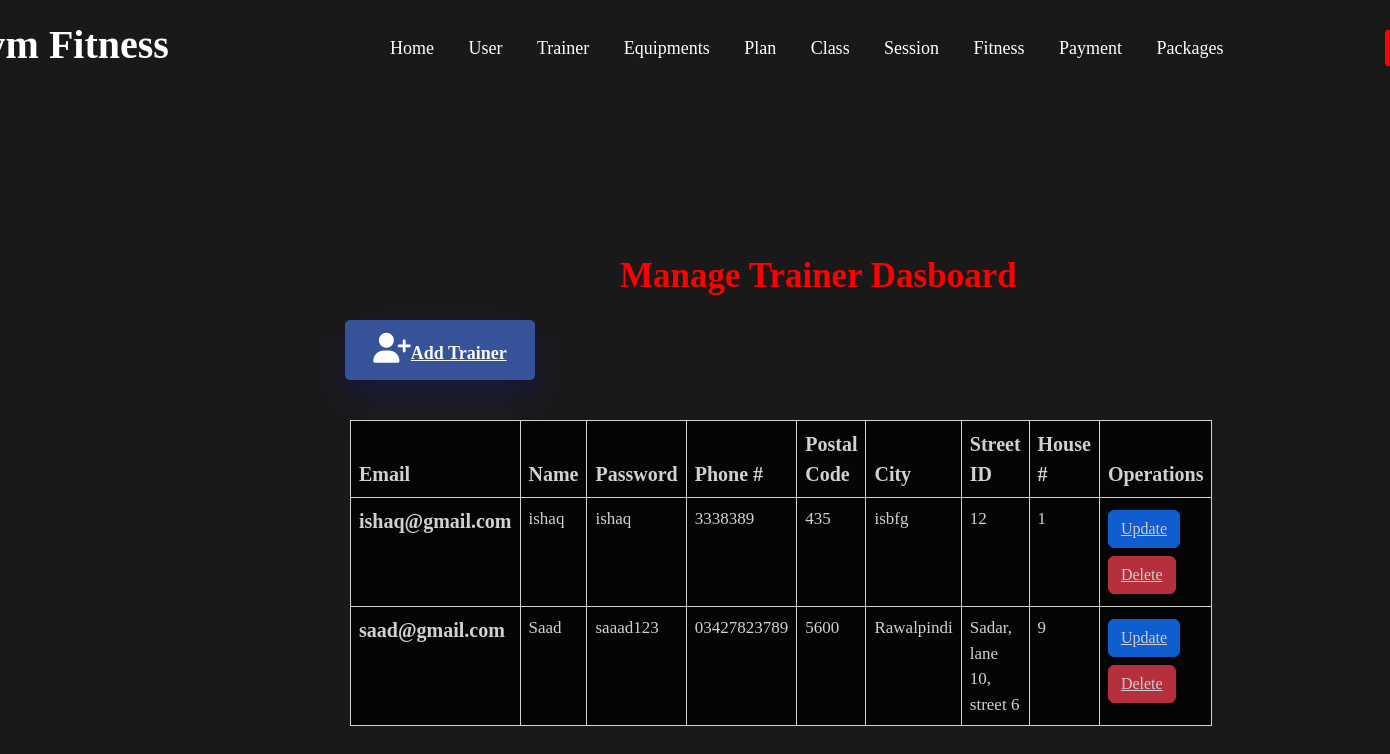
The app's page /trainerData.php with its own data.
### tables this page shows
CREATE TABLE `trainer` (
  `traineremail` varchar(50) NOT NULL,
  `trainername` varchar(50) NOT NULL,
  `password` varchar(50) NOT NULL,
  `phoneNum` varchar(50) NOT NULL,
  `postacode` varchar(50) NOT NULL,
  `city` varchar(50) NOT NULL,
  `streetID` varchar(50) NOT NULL,
  `houseNum` int(11) NOT NULL
);

### trainerData.php (the view, shortened to what this page needs)
<?php
include "dbconn.php";
?>
<!doctype html>
<html lang="en">
<head>
    <link rel="stylesheet" href="https://cdnjs.cloudflare.com/ajax/libs/font-awesome/6.1.1/css/all.min.css">
    <link href="https://cdn.jsdelivr.net/npm/bootstrap@5.2.0-beta1/dist/css/bootstrap.min.css" rel="stylesheet">
</head>
<body>
    <div class="contact-form">
        <button class="login"><a href="home.php">Log out</button>
        <li class="A"><a href="adminpanel.php">Home</a></li>
        <h2><i class="fa-solid fa-dumbbell" style="font-size:30px;color:red;"></i> Gym Fitness</h2>
        <li><a href="userData.php">User</a></li>
        <li><a class="active" href="trainerData.php">Trainer</a></li>
        <li><a class="active" href="equipmentData.php">Equipments</a></li>
        <li><a class="active" href="planData.php">Plan</a></li>
        <li><a class="active" href="classData.php">Class</a></li>
        <li><a class="active" href="sessionData.php">Session</a></li>
        <li><a class="active" href="fitnessData.php">Fitness</a></li>
        <li><a class="active" href="paymentData.php">Payment</a></li>
        <li><a class="active" href="packageData.php">Packages</a></li>
    </div>
    <div class="container">
        <label class="titl"> Manage Trainer Dasboard</label>
        <button type="addUser" class="addUserbtn"><a href="trainerDataIn.php" class="text-light"><i
                    class="fa-solid fa-user-plus" style="font-size:30px;color:white;"></i>Add Trainer</a></button>
        <table class="table" style="width:50%">
            <thead>
                <tr>
                    <th scope="col">Email</th>
                    <th scope="col">Name</th>
                    <th scope="col">Password</th>
                    <th scope="col">Phone #</th>
                    <th scope="col">Postal Code</th>
                    <th scope="col">City</th>
                    <th scope="col">Street ID</th>
                    <th scope="col">House #</th>
                    <th scope="col">Operations</th>
                </tr>
            </thead>
            <tbody>
                <?php
                $sql = "select traineremail,trainername,password,phoneNum,postacode,city,streetID,houseNum from trainer where traineremail != 'none@gmail.com'";
                $result = mysqli_query($con,$sql);
                if($result){
                    while($row = mysqli_fetch_assoc($result)){
                        $email = $row['traineremail'];
                        $name = $row['trainername'];
                        $password = $row['password'];
                        $phone = $row['phoneNum'];
                        $city = $row['city'];
                        $postal = $row['postacode'];
                        $street = $row['streetID'];
                        $house = $row['houseNum'];
                        echo '<tr>
                        <th scope="row">'.$email.'</th>
                        <td>'.$name.'</td>
                        <td>'.$password.'</td>
                        <td>'.$phone.'</td>
                        <td>'.$postal.'</td>
                        <td>'.$city.'</td>
                        <td>'.$street.'</td>
                        <td>'.$house.'</td>
                        <td>
                     <button class = "btn btn-primary my-1"><a href="trainerDataUpd.php?updateid='.$email.'" class = "text-light">Update</a></button><br>
                     <button class = "btn btn-danger my-1"><a href="trainerDataDel.php?deleteid='.$email.'"class = "text-light">Delete</a></button><br>
                 </td>
                    </tr>';
                    }
                }
                ?>
            </tbody>
        </table>
    </div>
</body>
</html>

### trainerData.php (style rules this page uses)
* { box-sizing: border-box; }
body { padding: 0; margin: 0; font-family: 'Poppins', sans-serif; }
body:before { content: ''; position: fixed; width: 100vw; height: 100vh; background: black; background-position: center center; background-image: url(pic.jpg); background-repeat: no-repeat; background-attachment: fixed; background-size: cover; opacity: 0.9; -webkit- filter: blur(5px); -moz-filter: blur(1px); }
.contact-form { display: inline-block; position: absolute; top: 10px; left: 50%; transform: translate(-50%, -50%); width: 1520px; height: 45px; padding: 80px 40px; background: transparent; }
.contact-form h2 { position: absolute; font-family: 'poppins', 'san-serif'; margin: 0; padding: 0 0 20px; font-weight: bolder; top: 91px; font-size: 40px; left: -28px; color: #fff; }
label { font-family: 'poppins', 'san-serif'; margin: 0; padding: 0 0 20px; color: white; position: relative; }
.contact-form li { font-family: 'poppins', 'san-serif'; position: relative; font-size: large; top: 25px; left: 400px; display: inline-block; margin: 0 15px; }
.contact-form li a { text-decoration: none; color: #fff; padding: 5px 0; position: relative; }
.contact-form li a::after { content: ''; background: #ff3d00; width: 0; height: 2px; position: absolute; left: 0; transition: width 0.5s; }
.contact-form .login { top: 100px; position: absolute; width: 90px; left: 1450px; height: 36px; font-size: 18px; font-weight: bold; padding: 10px; border: none; background: red; color: #fff; cursor: pointer; border-radius: 3px; }
table, th, td { padding: 8px; border: 1.23px solid; text-align: middle; }
table { column-width: 10px; position: absolute; top: 420px; left: 350px; opacity: 0.8; border-collapse: collapse; width: 1000px; background: black; }
th { font-family: 'Poppins'; font-size: 20px; background-color: #04AA6D; color: white; }
td { font-family: 'Poppins'; font-size: 17px; background-color: #04AA6D; color: white; }
.container .titl { position: absolute; font-size: 35px; color: red; font-weight: bolder; left: 620px; top: 250px; }
.container .addUserbtn { top: 320px; font-family: 'Poppins'; cursor: pointer; position: absolute; width: 190px; left: 345px; height: 60px; font-weight: bolder; font-size: large; background: #365299; padding: 10px 15px; color: #f5ecec; border-radius: 5px; margin-right: 10px; box-shadow: 0 12px 16px 0 rgba(10, 10, 95, 0.24), 0 17px 50px 0 rgba(73, 75, 199, 0.19); border: none; }

### records on screen
trainer: traineremail "ishaq@gmail.com", trainername "ishaq", password "ishaq", phoneNum "3338389", postacode "435", city "isbfg", streetID "12", houseNum "1"
trainer: traineremail "saad@gmail.com", trainername "Saad", password "saaad123", phoneNum "03427823789", postacode "5600", city "Rawalpindi", streetID "Sadar, lane 10, street 6", houseNum "9"
